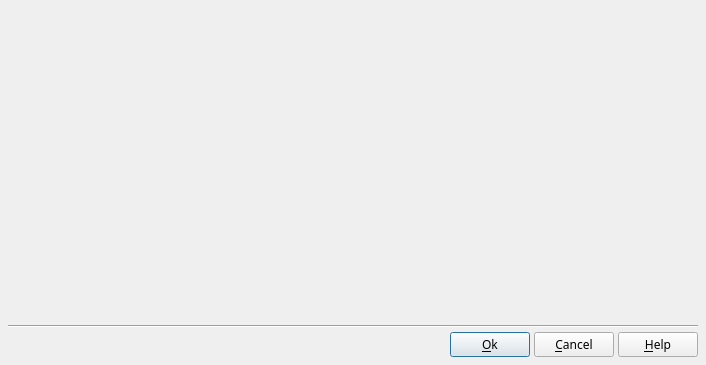
<?xml version="1.0" encoding="UTF-8"?>
<ui version="4.0">
 <class>DlgFileExplorer</class>
 <widget class="QDialog" name="DlgFileExplorer">
  <property name="geometry">
   <rect>
    <x>0</x>
    <y>0</y>
    <width>706</width>
    <height>365</height>
   </rect>
  </property>
  <property name="font">
   <font>
    <family>Sans Serif</family>
    <pointsize>9</pointsize>
   </font>
  </property>
  <property name="windowTitle">
   <string notr="true">Dialog</string>
  </property>
  <layout class="QVBoxLayout" name="verticalLayout">
   <property name="spacing">
    <number>4</number>
   </property>
   <property name="leftMargin">
    <number>8</number>
   </property>
   <property name="topMargin">
    <number>8</number>
   </property>
   <property name="rightMargin">
    <number>8</number>
   </property>
   <property name="bottomMargin">
    <number>8</number>
   </property>
   <item>
    <widget class="wgt_QMultimediaBrowser" name="Browser" native="true">
     <property name="sizePolicy">
      <sizepolicy hsizetype="Expanding" vsizetype="Expanding">
       <horstretch>0</horstretch>
       <verstretch>0</verstretch>
      </sizepolicy>
     </property>
    </widget>
   </item>
   <item>
    <widget class="Line" name="line">
     <property name="orientation">
      <enum>Qt::Horizontal</enum>
     </property>
    </widget>
   </item>
   <item>
    <layout class="QHBoxLayout" name="horizontalLayout_2">
     <property name="spacing">
      <number>4</number>
     </property>
     <item>
      <spacer name="horizontalSpacer_2">
       <property name="orientation">
        <enum>Qt::Horizontal</enum>
       </property>
       <property name="sizeHint" stdset="0">
        <size>
         <width>40</width>
         <height>20</height>
        </size>
       </property>
      </spacer>
     </item>
     <item>
      <widget class="QPushButton" name="OKBT">
       <property name="toolTip">
        <string>Accept modification and exit dialog box</string>
       </property>
       <property name="text">
        <string>&amp;Ok</string>
       </property>
       <property name="icon">
        <iconset>
         <normaloff>:/img/action_ok.png</normaloff>:/img/action_ok.png</iconset>
       </property>
      </widget>
     </item>
     <item>
      <widget class="QPushButton" name="CancelBt">
       <property name="toolTip">
        <string>Cancel modification and exit dialog box</string>
       </property>
       <property name="text">
        <string>&amp;Cancel</string>
       </property>
       <property name="icon">
        <iconset>
         <normaloff>:/img/action_cancel.png</normaloff>:/img/action_cancel.png</iconset>
       </property>
      </widget>
     </item>
     <item>
      <widget class="QPushButton" name="HelpBT">
       <property name="toolTip">
        <string>Show help about this dialogue box</string>
       </property>
       <property name="text">
        <string>&amp;Help</string>
       </property>
       <property name="icon">
        <iconset>
         <normaloff>:/img/help.png</normaloff>:/img/help.png</iconset>
       </property>
       <property name="shortcut">
        <string>F1</string>
       </property>
      </widget>
     </item>
    </layout>
   </item>
  </layout>
 </widget>
 <customwidgets>
  <customwidget>
   <class>wgt_QMultimediaBrowser</class>
   <extends>QWidget</extends>
   <header>wgt_QMultimediaBrowser/wgt_QMultimediaBrowser.h</header>
   <container>1</container>
  </customwidget>
 </customwidgets>
 <resources/>
 <connections/>
</ui>
